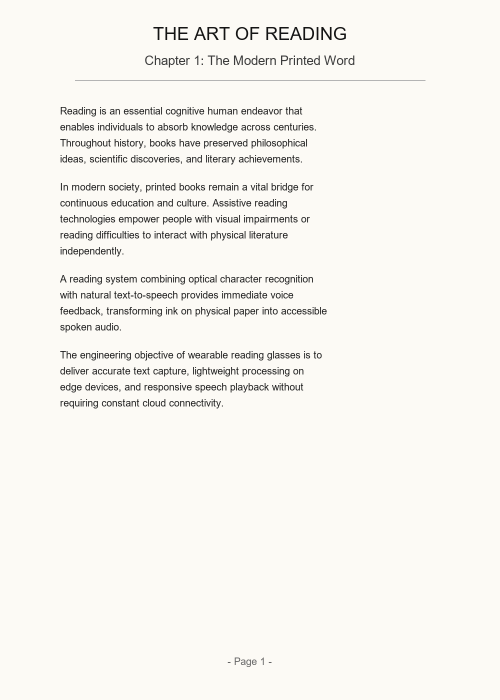
#> input picture data/input/page1_standard_book.png, 1000 x 1400 px (shown at 1/2 size); its folder holds only this picture in this run
$ python -i image_preprocessing.py   (imports and definitions only)
#> lines starting #> are read from the running program, lines starting #| are printed output that depends on the picture; after the words box and inside, x2 and y2 are one past the last pixel; in counts of white or black regions, pixels touching at a corner belong together
### config.py
"""
Global Configuration for Smart Reading Glasses.
Contains default parameters for camera acquisition, quality checks,
preprocessing, OCR engine, and Text-to-Speech (TTS).
Designed to be lightweight and compatible with Raspberry Pi Zero 2 W.
"""

from pathlib import Path
import os
import sys

# Base project directory
BASE_DIR = Path(__file__).resolve().parent

# Directory layout
DATA_DIR = BASE_DIR / "data"
INPUT_DIR = DATA_DIR / "input"
PROCESSED_DIR = DATA_DIR / "processed"
OUTPUT_DIR = DATA_DIR / "output"

# Ensure runtime directories exist
for directory in [INPUT_DIR, PROCESSED_DIR, OUTPUT_DIR]:
    directory.mkdir(parents=True, exist_ok=True)

# ---------------------------------------------------------
# Acquisition Configuration
# ---------------------------------------------------------
class CameraConfig:
    # Sensor resolution for Raspberry Pi Camera Module 3 Standard is 4608x2592
    # For Pi Zero 2 W memory conservation (512MB RAM total),
    # 1920x1080 or 1280x720 is ideal for fast OCR without OOM crashes.
    DEFAULT_CAPTURE_WIDTH = 1920
    DEFAULT_CAPTURE_HEIGHT = 1080
    AUTOFOCUS_MODE = "auto"  # Camera Module 3 supports continuous or auto focus
    WARMUP_SECONDS = 1.5
    DEFAULT_SAVE_NAME = "camera_capture.jpg"

# ---------------------------------------------------------
# Quality Analysis Thresholds
# ---------------------------------------------------------
class QualityConfig:
    # Minimum image dimensions for reliable OCR
    MIN_WIDTH = 640
    MIN_HEIGHT = 480

    # Brightness (mean grayscale intensity [0, 255])
    TOO_DARK_THRESHOLD = 50.0
    TOO_BRIGHT_THRESHOLD = 220.0

    # Contrast (standard deviation of grayscale intensity)
    LOW_CONTRAST_THRESHOLD = 30.0

    # Sharpness / Blur metric (Laplacian variance)
    # Variance < 50 indicates noticeable motion blur; >= 50 is sharp for book text
    BLUR_THRESHOLD = 50.0

    # Maximum recommended skew angle before warning (degrees)
    MAX_RECOMMENDED_SKEW_DEG = 15.0

# ---------------------------------------------------------
# Preprocessing Configuration
# ---------------------------------------------------------
class PreprocessConfig:
    # Maximum dimension to constrain processing footprint for Pi Zero 2 W
    MAX_IMAGE_DIM = 2000

    # Bilateral filter parameters for text (preserves edges while removing paper grain)
    BILATERAL_D = 9
    BILATERAL_SIGMA_COLOR = 75
    BILATERAL_SIGMA_SPACE = 75

    # CLAHE (Contrast Limited Adaptive Histogram Equalization)
    CLAHE_CLIP_LIMIT = 2.0
    CLAHE_TILE_GRID_SIZE = (8, 8)

    # Binarization method: "otsu", "adaptive_gaussian", "adaptive_mean", "none"
    BINARIZATION_METHOD = "otsu"

    # Morphological kernel size for noise cleanup if needed
    MORPH_KERNEL_SIZE = (2, 2)

    # Enable deskewing
    ENABLE_DESKEW = True

# ---------------------------------------------------------
# OCR Configuration
# ---------------------------------------------------------
class OCRConfig:
    # Tesseract PSM (Page Segmentation Modes):
    # 3 = Fully automatic page segmentation, but no OSD (Default)
    # 6 = Assume a single uniform block of text (Good for book paragraphs)
    DEFAULT_PSM = 3
    DEFAULT_OEM = 3  # Default engine mode (LSTM + Legacy where available)
    DEFAULT_LANG = "eng"

    # Candidate binary paths across operating systems
    POSSIBLE_TESSERACT_PATHS = [
        # Windows standard locations
        r"C:\Program Files\Tesseract-OCR\tesseract.exe",
        r"C:\Program Files (x86)\Tesseract-OCR\tesseract.exe",
        str(Path.home() / r"AppData\Local\Programs\Tesseract-OCR\tesseract.exe"),
        str(Path.home() / r"scoop\apps\tesseract\current\tesseract.exe"),
        str(Path.home() / r"scoop\shims\tesseract.exe"),
        r"C:\ProgramData\chocolatey\bin\tesseract.exe",
        # Linux / Raspberry Pi OS locations
        "/usr/bin/tesseract",
        "/usr/local/bin/tesseract",
    ]

# ---------------------------------------------------------
# Text-to-Speech (TTS) Configuration
# ---------------------------------------------------------
class TTSConfig:
    # Speech rate (words per minute). 120-130 provides calm, natural, clear book reading.
    RATE = 125  # Natural, comfortable listening pace (not rushed)
    VOLUME = 1.0  # Range 0.0 to 1.0
    VOICE_INDEX = 0  # 0 for default system voice
    SAVE_AUDIO_COPY = True
    AUDIO_FILENAME = "spoken_output.wav"
    PICO_SPEED_LEVEL = 82  # SVOX Pico natural speed percentage (80-85 is calm & human-like)

### preprocessing/image_preprocessing.py
"""
Image Preprocessing Module (Phase 4).
Modular OpenCV pipeline for text image conditioning prior to OCR.
Supports "auto", "otsu", "adaptive_gaussian", and "none" binarization.
"""

from dataclasses import dataclass, field
from pathlib import Path
from typing import Tuple, Dict, Any, List, Optional
import cv2
import numpy as np

from config import PreprocessConfig, PROCESSED_DIR

@dataclass
class PreprocessReport:
    """Records the sequence and parameters of applied preprocessing operations."""
    original_shape: Tuple[int, ...]
    final_shape: Tuple[int, ...]
    applied_steps: List[str] = field(default_factory=list)
    saved_debug_paths: Dict[str, str] = field(default_factory=dict)
    enhanced_gray: Optional[np.ndarray] = None

def resize_for_ocr(image: np.ndarray, max_dim: int = PreprocessConfig.MAX_IMAGE_DIM) -> Tuple[np.ndarray, bool]:
    """Downscales large images to max_dim while preserving aspect ratio."""
    h, w = image.shape[:2]
    if max(h, w) <= max_dim:
        return image, False

    scale = max_dim / float(max(h, w))
    new_w = int(w * scale)
    new_h = int(h * scale)
    resized = cv2.resize(image, (new_w, new_h), interpolation=cv2.INTER_AREA)
    return resized, True

def auto_orient_360(gray: np.ndarray) -> Tuple[np.ndarray, int]:
    """
    Detects 0, 90, 180, or 270 degree rotational misalignment using Tesseract OSD.
    Rotates the page right-side up automatically so the user never needs to hold it straight.
    """
    try:
        import pytesseract
        # Fast downscale for OSD to keep orientation check under 100ms
        h, w = gray.shape[:2]
        if max(h, w) > 800:
            scale = 800.0 / float(max(h, w))
            osd_input = cv2.resize(gray, (int(w * scale), int(h * scale)), interpolation=cv2.INTER_AREA)
        else:
            osd_input = gray

        osd = pytesseract.image_to_osd(osd_input, output_type=pytesseract.Output.DICT)
        rotate_deg = int(osd.get("rotate", 0))
        conf = float(osd.get("orientation_conf", 0.0))

        if conf >= 3.0 and rotate_deg in (90, 180, 270):
            if rotate_deg == 90:
                rotated = cv2.rotate(gray, cv2.ROTATE_90_CLOCKWISE)
            elif rotate_deg == 180:
                rotated = cv2.rotate(gray, cv2.ROTATE_180)
            elif rotate_deg == 270:
                rotated = cv2.rotate(gray, cv2.ROTATE_90_COUNTERCLOCKWISE)
            else:
                rotated = gray
            return rotated, rotate_deg
    except Exception:
        pass
    return gray, 0

def deskew_image(gray: np.ndarray) -> Tuple[np.ndarray, float]:
    """
    Detects precise text line tilt angle (-45 to +45 degrees) using morphological
    horizontal line grouping and contour orientation.
    Works even on handheld tilted books!
    """
    h, w = gray.shape[:2]
    # Invert binary so text is white
    _, thresh = cv2.threshold(gray, 0, 255, cv2.THRESH_BINARY_INV + cv2.THRESH_OTSU)

    # Dilate horizontally to connect characters into horizontal lines
    k_w = max(20, int(w * 0.03))
    kernel = cv2.getStructuringElement(cv2.MORPH_RECT, (k_w, 3))
    dilated = cv2.dilate(thresh, kernel, iterations=1)

    contours, _ = cv2.findContours(dilated, cv2.RETR_EXTERNAL, cv2.CHAIN_APPROX_SIMPLE)
    angles = []
    min_area = (w * h) * 0.0003

    for c in contours:
        if cv2.contourArea(c) > min_area:
            rect = cv2.minAreaRect(c)
            (cx, cy), (rw, rh), angle = rect
            if rw < rh:
                rw, rh = rh, rw
                angle = angle + 90.0
            while angle > 45.0:
                angle -= 90.0
            while angle < -45.0:
                angle += 90.0
            if rw > 2.0 * rh and abs(angle) <= 45.0:
                angles.append(angle)

    if len(angles) >= 3:
        target_angle = float(np.median(angles))
    else:
        # Fallback to whole-page minAreaRect
        coords = np.column_stack(np.where(thresh > 0))
        if len(coords) > 100:
            rect = cv2.minAreaRect(coords)
            angle = rect[-1]
            if angle < -45:
                angle = -(90 + angle)
            elif angle > 45:
                angle = 90 - angle
            target_angle = float(angle)
        else:
            target_angle = 0.0

    if abs(target_angle) < 0.5:
        return gray, 0.0

    center = (w // 2, h // 2)
    rotation_matrix = cv2.getRotationMatrix2D(center, target_angle, 1.0)
    deskewed = cv2.warpAffine(
        gray,
        rotation_matrix,
        (w, h),
        flags=cv2.INTER_CUBIC,
        borderMode=cv2.BORDER_REPLICATE
    )
    return deskewed, target_angle

def preprocess_for_ocr(
    image: np.ndarray,
    method: str = "auto",
    enhance_contrast: bool = True,
    reduce_noise: bool = True,
    deskew: bool = PreprocessConfig.ENABLE_DESKEW,
    save_debug: bool = True,
    prefix: str = "page"
) -> Tuple[np.ndarray, PreprocessReport]:
    """
    Executes the modular OpenCV preprocessing pipeline.

    Args:
        image: Input BGR or Grayscale image.
        method: "auto", "otsu", "adaptive_gaussian", or "none".
        enhance_contrast: Whether to apply CLAHE.
        reduce_noise: Whether to apply edge-preserving bilateral filtering.
        deskew: Whether to auto-straighten text lines.
        save_debug: Save intermediate images into data/processed/.
        prefix: Filename prefix for saved debug steps.
    """
    if image is None or image.size == 0:
        raise ValueError("Cannot preprocess empty image.")

    orig_shape = image.shape
    report = PreprocessReport(original_shape=orig_shape, final_shape=orig_shape)

    # 1. Safe resizing
    working_img, resized = resize_for_ocr(image)
    if resized:
        report.applied_steps.append(f"Resized down to {working_img.shape[1]}x{working_img.shape[0]}")

    # 2. Grayscale conversion
    if len(working_img.shape) == 3:
        gray = cv2.cvtColor(working_img, cv2.COLOR_BGR2GRAY)
        report.applied_steps.append("Grayscale conversion (BGR2GRAY)")
    else:
        gray = working_img.copy()

    # 3. 360-Degree Auto-Orientation & Text-Line Straightening
    if deskew:
        # Check 90, 180, 270 degree rotation first
        gray, rot_deg = auto_orient_360(gray)
        if rot_deg != 0:
            report.applied_steps.append(f"Auto-oriented upright by {rot_deg} degrees (OSD)")

        # Fine text-line tilt leveling (-45 to +45 degrees)
        gray, angle = deskew_image(gray)
        if abs(angle) >= 0.5:
            report.applied_steps.append(f"Deskewed text lines by {angle:.2f} degrees")

    # 4. Contrast Enhancement (CLAHE)
    if enhance_contrast:
        clahe = cv2.createCLAHE(
            clipLimit=PreprocessConfig.CLAHE_CLIP_LIMIT,
            tileGridSize=PreprocessConfig.CLAHE_TILE_GRID_SIZE
        )
        gray = clahe.apply(gray)
        report.applied_steps.append("Contrast enhancement (CLAHE)")

    # 5. Noise Reduction
    if reduce_noise:
        gray = cv2.bilateralFilter(
            gray,
            d=PreprocessConfig.BILATERAL_D,
            sigmaColor=PreprocessConfig.BILATERAL_SIGMA_COLOR,
            sigmaSpace=PreprocessConfig.BILATERAL_SIGMA_SPACE
        )
        report.applied_steps.append("Edge-preserving bilateral noise reduction")

    # Store high-contrast enhanced grayscale image for OCR fallback
    report.enhanced_gray = gray.copy()

    # 6. Binarization Strategy
    chosen_method = method
    if method == "auto":
        # Check standard deviation of quadrant brightnesses to detect shadow gradients
        h, w = gray.shape[:2]
        quads = [
            np.mean(gray[:h//2, :w//2]),
            np.mean(gray[:h//2, w//2:]),
            np.mean(gray[h//2:, :w//2]),
            np.mean(gray[h//2:, w//2:]),
        ]
        quad_spread = max(quads) - min(quads)
        # If lighting variation across quadrants is significant (> 25 intensity levels),
        # adaptive thresholding is vastly superior to global Otsu.
        if quad_spread > 25.0:
            chosen_method = "adaptive_gaussian"
            report.applied_steps.append(f"Auto-selected Adaptive Gaussian (quadrant lighting spread: {quad_spread:.1f})")
        else:
            chosen_method = "otsu"
            report.applied_steps.append("Auto-selected Otsu binarization (uniform lighting)")

    if chosen_method == "otsu":
        _, binary = cv2.threshold(gray, 0, 255, cv2.THRESH_BINARY + cv2.THRESH_OTSU)
        final_img = binary
        report.applied_steps.append("Otsu binarization")
    elif chosen_method == "adaptive_gaussian":
        binary = cv2.adaptiveThreshold(
            gray, 255, cv2.ADAPTIVE_THRESH_GAUSSIAN_C, cv2.THRESH_BINARY, 21, 10
        )
        final_img = binary
        report.applied_steps.append("Adaptive Gaussian binarization")
    else:
        final_img = gray
        report.applied_steps.append("Enhanced grayscale output (no manual binarization)")

    # 7. Morphological cleanup
    if chosen_method in ("otsu", "adaptive_gaussian"):
        kernel = cv2.getStructuringElement(cv2.MORPH_RECT, PreprocessConfig.MORPH_KERNEL_SIZE)
        final_img = cv2.morphologyEx(final_img, cv2.MORPH_OPEN, kernel)
        report.applied_steps.append("Morphological opening cleanup")

    report.final_shape = final_img.shape

    if save_debug:
        PROCESSED_DIR.mkdir(parents=True, exist_ok=True)
        out_file = PROCESSED_DIR / f"{prefix}_preprocessed.png"
        cv2.imwrite(str(out_file), final_img)
        report.saved_debug_paths["preprocessed"] = str(out_file)

    return final_img, report

>>> import cv2
>>> picture = cv2.imread('../data/input/page1_standard_book.png')
#> picture is the input picture: shape (1400, 1000, 3); mean B, G, R 239.2, 244, 246
>>> result = preprocess_for_ocr(picture)
#> in preprocess_for_ocr, `working_img, resized = resize_for_ocr(image)`: resized = False
#> in auto_orient_360, `osd_input = cv2.resize(gray, (int(w * scale), int(h * scale)), interpo..`:
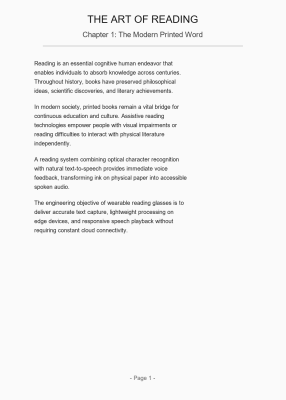
#> osd_input: shape (800, 571) (shown at 1/2 size); min 20, max 250, mean 244
#> in preprocess_for_ocr, `gray, rot_deg = auto_orient_360(gray)`: rot_deg = 0
#> in deskew_image, `_, thresh = cv2.threshold(gray, 0, 255, cv2.THRESH_BINARY_INV + cv2.TH..`:
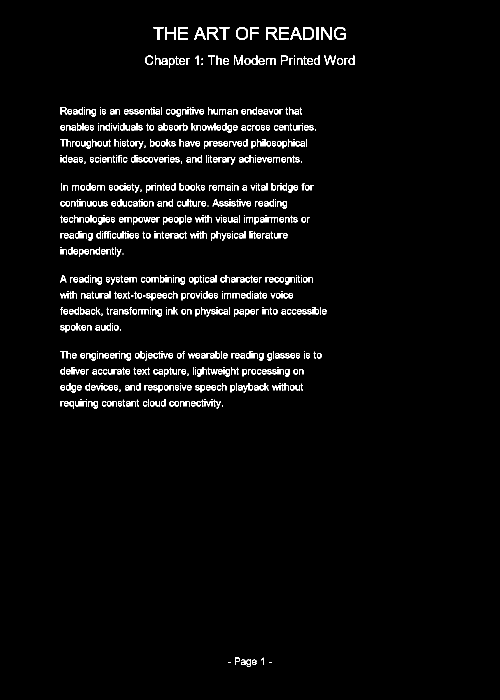
#> thresh: shape (1400, 1000) (shown at 1/2 size); 3% white in thin lines or dots, all inside (x1, y1, x2, y2) = (120, 54, 709, 1334)
#> in deskew_image, `dilated = cv2.dilate(thresh, kernel, iterations=1)`:
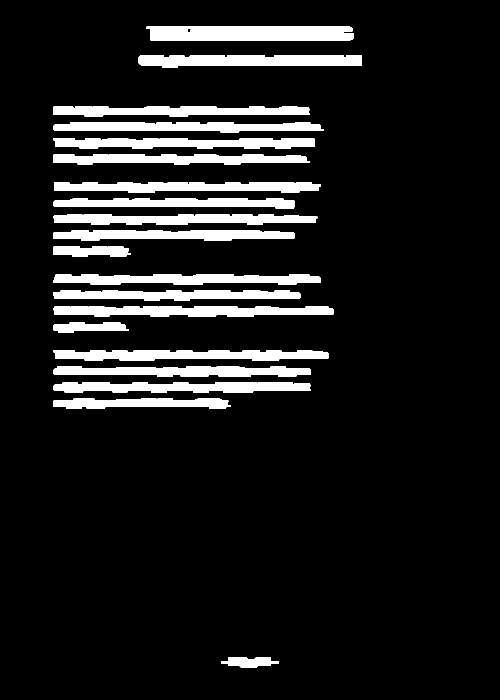
#> dilated: shape (1400, 1000) (shown at 1/2 size); 10.9% white; 20 white regions
#> in deskew_image, `contours, _ = cv2.findContours(dilated, cv2.RETR_EXTERNAL, cv2.CHAIN_A..`: contours = 20 contours; largest, box (x1, y1, x2, y2) and area: (293, 53, 707, 81) 10858, (106, 613, 668, 634) 8949, (276, 110, 724, 136) 8754, (106, 701, 658, 722) 8614, (106, 277, 629, 298) 8272
#> the loop in deskew_image, `for c in contours:` made 20 passes
#> (rect, cx, cy, rw, rh) on passes 1 to 8: (((499.5, 1324), (20, 115), -90), 499.5, 1324, 115, 20), (((283.5, 807), (20, 353), -90), 283.5, 807, 353, 20), (((363.5, 775), (20, 513), -90), 363.5, 775, 513, 20), (((364, 743), (20, 514), -90), 364, 743, 514, 20), (((381.5, 711), (20, 551), -90), 381.5, 711, 551, 20), (((181.5, 655), (20, 149), -90), 181.5, 655, 149, 20), (((386.5, 623), (20, 561), -90), 386.5, 623, 561, 20), (((353, 591), (20, 494), -90), 353, 591, 494, 20)
#> after the loop in deskew_image, `for c in contours:`: angles = [0, 0, 0, 0, 0, 0, 0, 0, 0, 0, 0, 0, 0, 0, 0, 0, 0, 0, 0, 0]
#> in deskew_image, `target_angle = float(np.median(angles))`: target_angle = 0
#> in preprocess_for_ocr, `quads = [ np.mean(gray[:h//2, :w//2]), np.mean(gray[:h//2, w//2:]), np..`: quads = [237.8, 245.2, 246.3, 249.1]
#> in preprocess_for_ocr, `quad_spread = max(quads) - min(quads)`: quad_spread = 11.34
#> in preprocess_for_ocr, `_, binary = cv2.threshold(gray, 0, 255, cv2.THRESH_BINARY + cv2.THRESH..`:
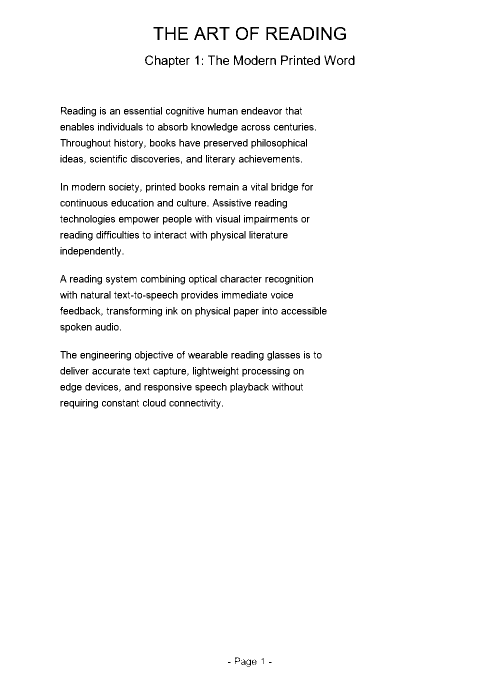
#> binary: shape (1400, 1000) (shown at 1/2 size); 97.1% white; black in thin lines or dots, all inside (x1, y1, x2, y2) = (120, 54, 709, 1334)
#> in preprocess_for_ocr, `final_img = cv2.morphologyEx(final_img, cv2.MORPH_OPEN, kernel)`:
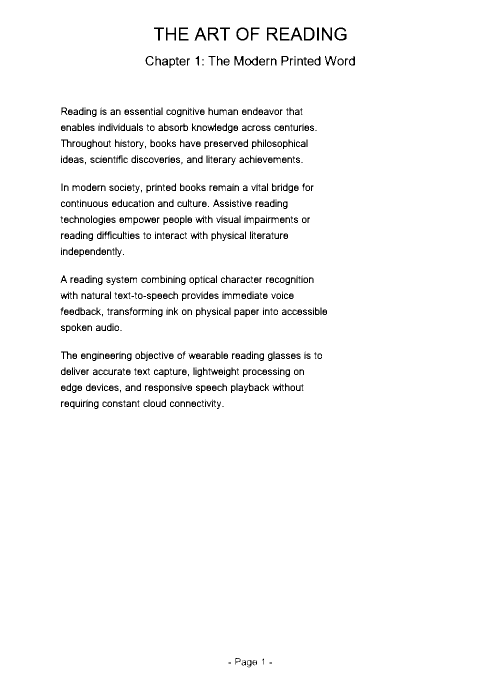
#> final_img: shape (1400, 1000) (shown at 1/2 size); 97% white; black in thin lines or dots, all inside (x1, y1, x2, y2) = (121, 55, 710, 1335)

$ run again, on data/input/page2_two_column.png
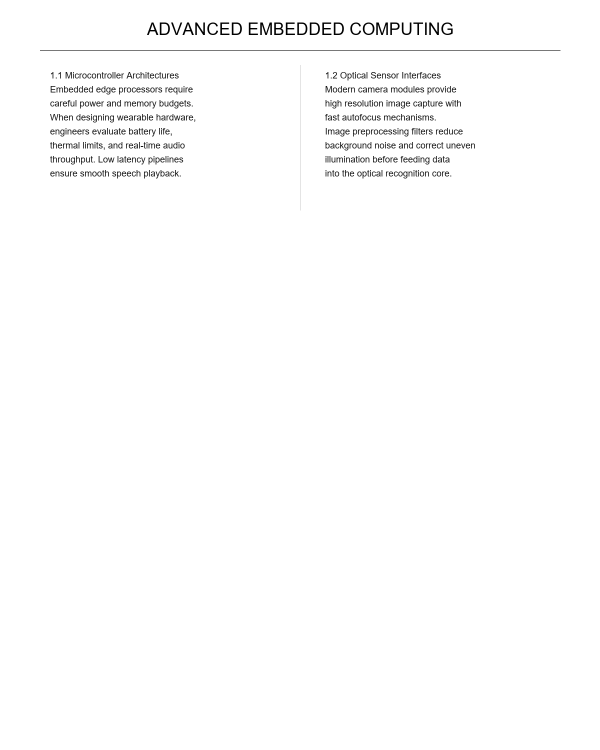
#> input picture data/input/page2_two_column.png, 1200 x 1500 px (shown at 1/2 size)
#> picture is the input picture: shape (1500, 1200, 3); min 0, max 255, mean 252
#> resized = False
#> rot_deg = 0
#> in deskew_image, `_, thresh = cv2.threshold(gray, 0, 255, cv2.THRESH_BINARY_INV + cv2.TH..`:
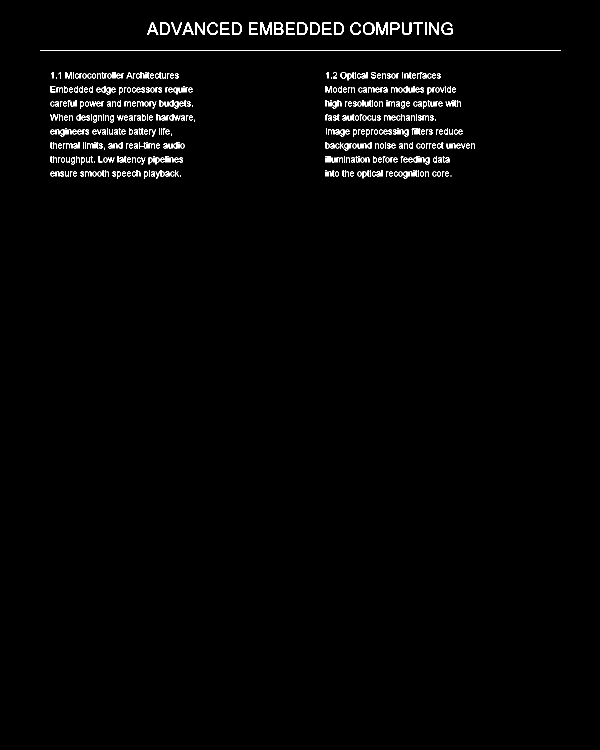
#> thresh: shape (1500, 1200) (shown at 1/2 size); 1.4% white in thin lines or dots, all inside (x1, y1, x2, y2) = (80, 45, 1121, 357)
#> dilated: shape (1500, 1200); 5.2% white; 18 white regions
#> contours = 18 contours; largest, box (x1, y1, x2, y2) and area: (277, 44, 923, 71) 16588, (83, 227, 408, 246) 4620, (634, 199, 940, 218) 4510, (83, 311, 384, 330) 4483, (84, 199, 404, 218) 4448
#> the loop in deskew_image, `for c in contours:` made 18 passes
#> (c, rect, cx, cy, rw, rh) on pass 17: ([[63, 99], [63, 102], [1138, 102], [1138, 99]], ((600.5, 100.5), (3, 1075), -90), 600.5, 100.5, 1075, 3)
#> after the loop in deskew_image, `for c in contours:`: angles = [0, 0, 0, 0, 0, 0, 0, 0, 0, 0, 0, 0, 0, 0, 0, 0, 0, 0]
#> target_angle = 0
#> quads = [249.3, 249.6, 255, 255]
#> quad_spread = 5.67
#> binary: shape (1500, 1200); 98.7% white; black in thin lines or dots, all inside (x1, y1, x2, y2) = (83, 45, 1118, 357)
#> in preprocess_for_ocr, `final_img = cv2.morphologyEx(final_img, cv2.MORPH_OPEN, kernel)`:
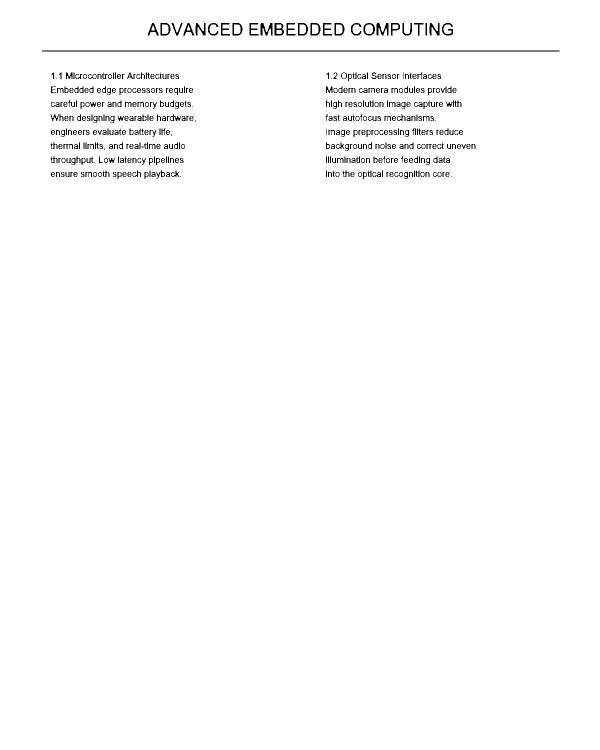
#> final_img: shape (1500, 1200) (shown at 1/2 size); 98.6% white; black in thin lines or dots, all inside (x1, y1, x2, y2) = (84, 46, 1119, 358)
